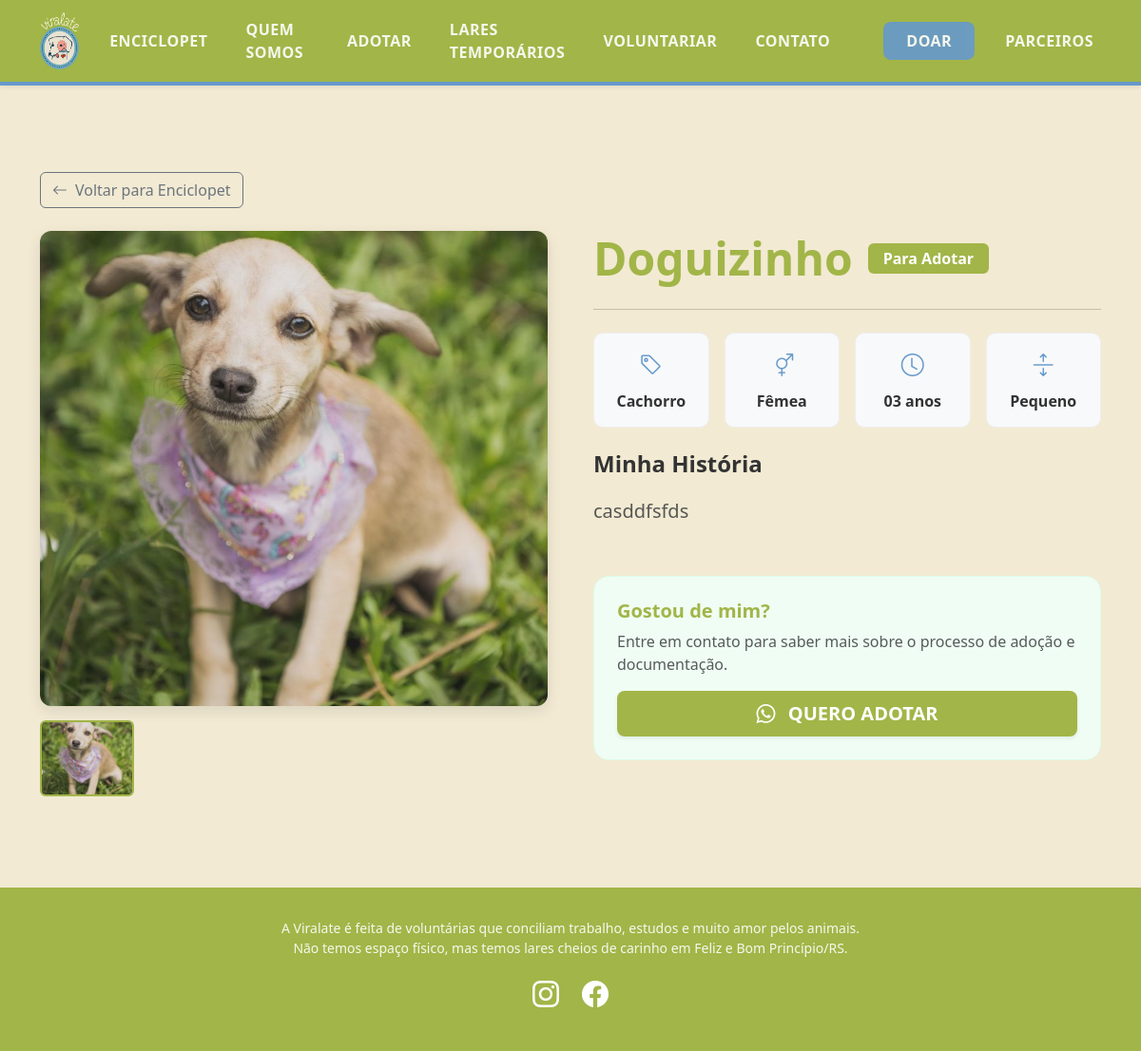
Page /animal/7/ on the earlier database version.
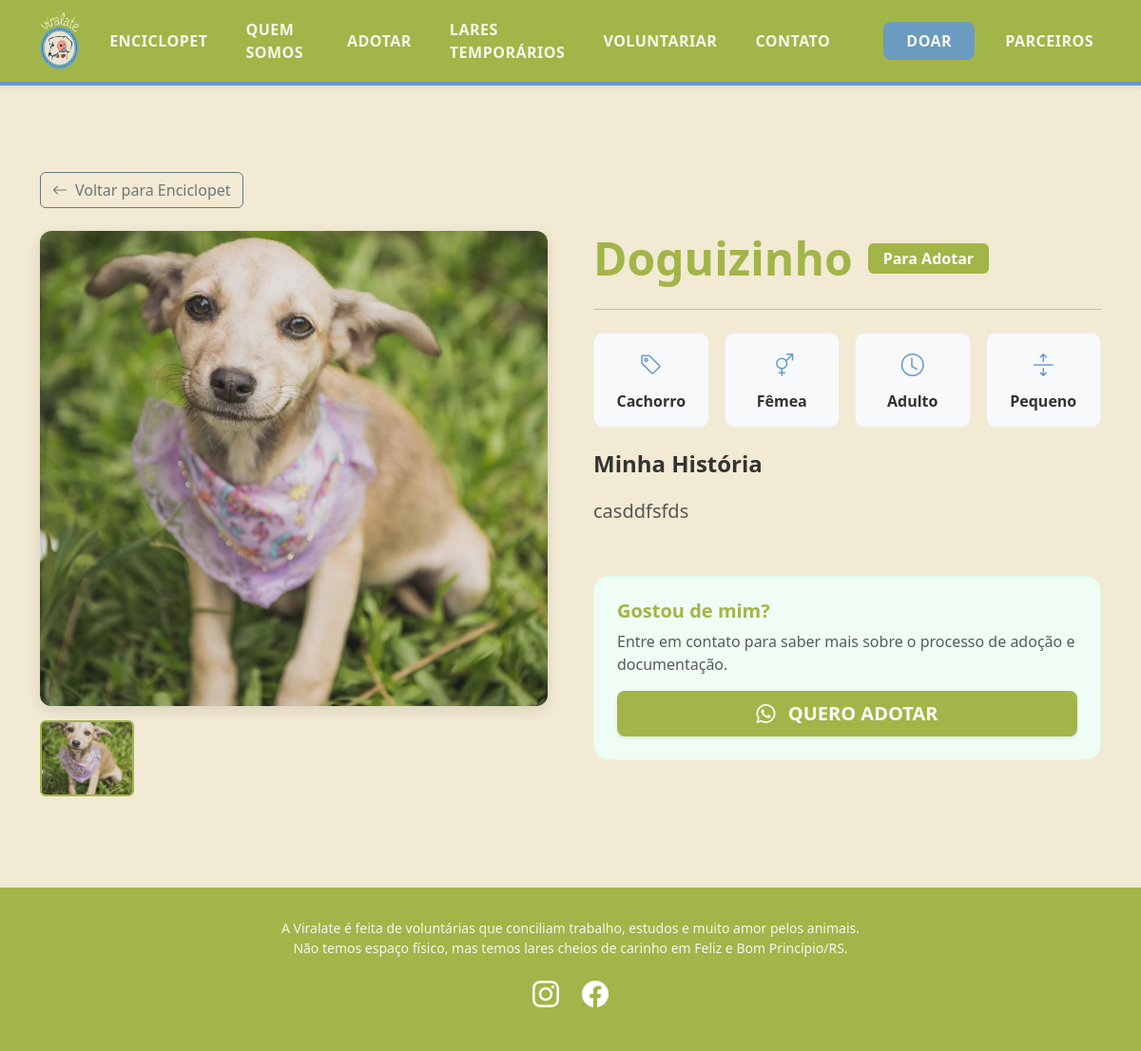
Same page on the later database version.
### core/models.py (models this page shows, shortened)
class Animal(models.Model):
    ESPECIE_CHOICES = [
        ('Cachorro', 'Cachorro'),
        ('Gato', 'Gato'),
    ]
    SEXO_CHOICES = [
        ('Macho', 'Macho'),
        ('Fêmea', 'Fêmea'),
    ]
    STATUS_CHOICES = [
        ('ADOTAR', 'Para Adotar'),
        ('PERDIDO', 'Perdido'),
        ('ENCONTRADO', 'Encontrado'),
    ]
    TAMANHO_CHOICES = [
        ('Pequeno', 'Pequeno'),
        ('Médio', 'Médio'),
        ('Grande', 'Grande'),
    ]
    IDADE_CHOICES = [
        ('Filhote', 'Filhote'),
        ('Adulto', 'Adulto'),
        ('Idoso', 'Idoso'),
    ]
    nome = models.CharField(max_length=100)
    foto = models.ImageField(
        upload_to='animais/',
        help_text="⚠️ Recomendado: Envie uma imagem com proporção 1x1 (quadrada) para o layout ficar bonito."
    )
    especie = models.CharField(max_length=20, choices=ESPECIE_CHOICES)
    sexo = models.CharField(max_length=20, choices=SEXO_CHOICES)
    idade = models.CharField(
        max_length=20,
        choices=IDADE_CHOICES,
        default='Adulto'
    )
    tamanho = models.CharField(
        max_length=20,
        choices=TAMANHO_CHOICES,
        blank=True,
        null=True,
        help_text="⚠️ Preencha APENAS para cachorros. Deixe em branco se for gato."
    )
    status = models.CharField(
        max_length=20,
        choices=STATUS_CHOICES,
        default='ADOTAR'
    )
    historia = models.TextField(blank=True, null=True)
    data_cadastro = models.DateTimeField(auto_now_add=True)
    class Meta:
        verbose_name = 'Animal'
        verbose_name_plural = 'Animais'

### core/views.py (the view)
# urls.py: path('animal/<int:id>/', views.detalhes_animal, name='detalhes_animal'),
def detalhes_animal(request, id):
    animal = get_object_or_404(Animal, id=id)
    fotos_extras = animal.fotos_adicionais.all()
    context = {
        'animal': animal,
        'fotos_extras': fotos_extras,
    }
    return render(request, 'detalhes_animal.html', context)

### templates/detalhes_animal.html (shortened to what this page needs)
{% extends 'base.html' %}
{% load static %}
{% block content %}
<div class="container py-5 mt-5">
    <div class="mb-4">
        <a href="{% url 'enciclopet' %}" class="btn btn-outline-secondary">
            <i class="bi bi-arrow-left me-2"></i>Voltar para Enciclopet
        </a>
    </div>
    <div class="row g-5">
        <div class="col-lg-6">
            <div class="foto-container">
                {% if animal.foto %}
                    <img src="{{ animal.foto.url }}" id="imgPrincipal" alt="{{ animal.nome }}" class="foto-principal">
                {% else %}
                    <div class="foto-principal d-flex align-items-center justify-content-center bg-light">
                        <i class="bi bi-camera text-muted" style="font-size: 4rem;"></i>
                    </div>
                {% endif %}
            </div>
            <div class="galeria-miniaturas">
                {% if animal.foto %}
                <img src="{{ animal.foto.url }}" class="miniatura ativa" onclick="trocarImagem(this)">
                {% endif %}
            </div>
        </div>
        <div class="col-lg-6">
            <div class="d-flex align-items-center gap-3 mb-2">
                <h1 class="display-5 fw-bold mb-0" style="color: var(--verde-oliva);">{{ animal.nome }}</h1>
                <span class="badge badge-status-{{ animal.status }} fs-6 px-3 py-2">{{ animal.get_status_display }}</span>
            </div>
            <hr class="my-4">
            <div class="row g-3 mb-4">
                <div class="col-6 col-sm-3">
                    <div class="info-card">
                        <i class="bi bi-tag fs-4" style="color: var(--azul-medio);"></i>
                        <p class="mb-0 fw-bold mt-2">{{ animal.get_especie_display }}</p>
                    </div>
                </div>
                <div class="col-6 col-sm-3">
                    <div class="info-card">
                        <i class="bi bi-gender-ambiguous fs-4" style="color: var(--azul-medio);"></i>
                        <p class="mb-0 fw-bold mt-2">{{ animal.get_sexo_display }}</p>
                    </div>
                </div>
                <div class="col-6 col-sm-3">
                    <div class="info-card">
                        <i class="bi bi-clock fs-4" style="color: var(--azul-medio);"></i>
                        <p class="mb-0 fw-bold mt-2">{{ animal.idade }}</p>
                    </div>
                </div>
                {% if animal.tamanho %}
                <div class="col-6 col-sm-3">
                    <div class="info-card">
                        <i class="bi bi-arrows-expand fs-4" style="color: var(--azul-medio);"></i>
                        <p class="mb-0 fw-bold mt-2">{{ animal.get_tamanho_display }}</p>
                    </div>
                </div>
                {% endif %}
            </div>
            <h4 class="fw-bold mb-3">Minha História</h4>
            <div class="fs-5 text-muted lh-lg mb-5">
                {{ animal.historia|linebreaksbr|default:"A história deste anjinho ainda está sendo escrita..." }}
            </div>
            {% if animal.status == 'ADOTAR' %}
            <div class="p-4 rounded-4" style="background-color: #f0fdf4; border: 1px solid #dcfce7;">
                <h5 class="fw-bold" style="color: var(--verde-oliva);">Gostou de mim?</h5>
                <p class="text-muted mb-3">Entre em contato para saber mais sobre o processo de adoção e documentação.</p>
                <a href="{% url 'contato' %}" class="btn btn-lg w-100 fw-bold text-white shadow-sm" style="background-color: var(--verde-oliva);">
                    <i class="bi bi-whatsapp me-2"></i> QUERO ADOTAR
                </a>
            </div>
            {% endif %}        </div>
    </div>
</div>
{% endblock %}

### templates/base.html (shortened to what this page needs)
{% load static %}
<!DOCTYPE html>
<html lang="pt-br">
<head>
    <link href="https://cdn.jsdelivr.net/npm/bootstrap@5.3.0/dist/css/bootstrap.min.css" rel="stylesheet">
    <link rel="stylesheet" href="https://cdn.jsdelivr.net/npm/bootstrap-icons@1.11.1/font/bootstrap-icons.css">
</head>
<body>
    {% include 'includes/navbar.html' %}
    <main>
        {% block content %}
        {% endblock %}
    </main>
    {% include 'includes/footer.html' %}
</body>
</html>

### templates/includes/navbar.html (shortened to what this page needs)
{% load static %}
<nav class="navbar navbar-expand-lg navbar-dark navbar-viralate fixed-top shadow-sm">
    <div class="container">
        <a class="navbar-brand me-4" href="{% url 'home' %}">
            <img src="{% static 'img/Logo.png' %}" alt="Viralate" height="70">
        </a>
        <div class="collapse navbar-collapse" id="navbarNav">
            <ul class="navbar-nav ms-0 me-auto text-uppercase fw-bold align-items-center gap-4" style="font-size: 0.8rem; letter-spacing: 0.5px;">
                <li class="nav-item"><a class="nav-link" href="{% url 'enciclopet' %}">Enciclopet</a></li>
                <li class="nav-item"><a class="nav-link" href="{% url 'quem_somos' %}">Quem Somos</a></li>
                <li class="nav-item"><a class="nav-link" href="{% url 'adotar' %}">Adotar</a></li>
                <li class="nav-item"><a class="nav-link" href="{% url 'lares_temporarios' %}">Lares Temporários</a></li>
                <li class="nav-item"><a class="nav-link" href="{% url 'voluntariar' %}">Voluntariar</a></li>
                <li class="nav-item"><a class="nav-link" href="{% url 'contato' %}">Contato</a></li>
                <li class="nav-item ms-lg-4">
                    <a class="nav-link px-4 py-2 btn-doar-nav" href="{% url 'doar' %}">
                        Doar
                    </a>
                </li>
                <li class="nav-item"><a class="nav-link" href="{% url 'parceiros' %}">Parceiros</a></li>
            </ul>
        </div>
    </div>
</nav>

### templates/includes/footer.html
<footer class="footer-viralate py-4 mt-5">
    <div class="container text-center">
        <p class="small mt-2 px-md-5 mx-md-5" style="opacity: 0.9;">
            A Viralate é feita de voluntárias que conciliam trabalho, estudos e muito amor pelos animais.<br>
            Não temos espaço físico, mas temos lares cheios de carinho em Feliz e Bom Princípio/RS.
        </p>
            <div class="mb-3 d-flex justify-content-center gap-4">
            <a href="https://www.instagram.com/associacaoviralate/" target="_blank" class="text-white fs-3 icone-social" title="Instagram"><i class="bi bi-instagram"></i></a>
            <a href="https://www.facebook.com/associacaoviralate" target="_blank" class="text-white fs-3 icone-social" title="Facebook"><i class="bi bi-facebook"></i></a>
        </div>
    </div>
</footer>

### templates/base.html (style rules this page uses)
:root { --verde-oliva: #A2B548; --azul-medio: #6699CC; --creme: #F2EAD3; --rosa-claro: #F5B7B1; --vermelho: #E3242B; --texto-escuro: #333333; }
html { scroll-behavior: smooth; }
body { background-color: var(--creme); color: var(--texto-escuro); padding-top: 85px; font-family: 'Segoe UI', Roboto, Helvetica, Arial, sans-serif; }
.navbar-viralate { background-color: var(--verde-oliva) !important; border-bottom: 4px solid var(--azul-medio); padding-top: 0.5rem !important; padding-bottom: 0.5rem !important; min-height: 80px; }
.navbar-viralate .navbar-brand img { height: 60px; width: auto; }
.navbar-viralate .nav-link { color: white !important; opacity: 0.9; font-size: 1rem; transition: 0.3s; }
.btn-doar-nav { background-color: var(--azul-medio); color: white !important; border-radius: 8px; font-weight: bold; transition: 0.3s; }
.footer-viralate { background-color: var(--verde-oliva); color: white; }
.icone-social { transition: 0.3s; display: inline-block; }
img { max-width: 100%; height: auto; }

### templates/detalhes_animal.html (style rules this page uses)
.foto-container { position: relative; }
.foto-principal { width: 100%; height: 500px; object-fit: cover; border-radius: 12px; box-shadow: 0 5px 15px rgba(0,0,0,0.1); transition: opacity 0.3s ease; }
.galeria-miniaturas { display: grid; grid-template-columns: repeat(5, 1fr); gap: 10px; margin-top: 15px; }
.miniatura { width: 100%; height: 80px; object-fit: cover; border-radius: 6px; cursor: pointer; border: 2px solid transparent; transition: 0.2s; }
.miniatura.ativa { border-color: var(--verde-oliva); }
.info-card { background: #f8f9fa; border-radius: 10px; padding: 15px; text-align: center; border: 1px solid #eee; }
.badge-status-ADOTAR { background-color: var(--verde-oliva); color: white; }

Differences in the rows shown:
changed Animal "Doguizinho": idade "03 anos" → "Adulto"
